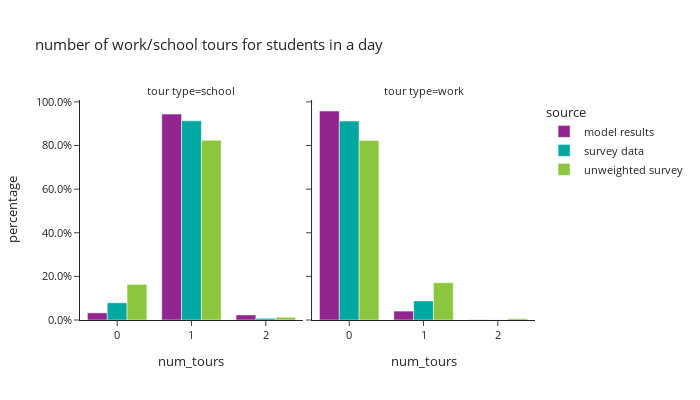

The code cell stored with this chart in its notebook:
### Code cell
# number of mandatory tours
df_plot = s_tour_data[['person_id','source','tour_type','tour_id','hh_weight_2017_2019']].groupby(['person_id','source','tour_type','hh_weight_2017_2019']).count().reset_index()

pivoted = df_plot.pivot(index=['person_id','source','hh_weight_2017_2019'], columns="tour_type", values="tour_id").fillna(0).reset_index()
df_plot = pivoted.melt(id_vars=['person_id','source','hh_weight_2017_2019'], var_name="tour_type")

df_plot['num_tours'] = df_plot['value']
df_plot['ws_weight'] = df_plot['hh_weight_2017_2019']
df_plot = df_plot.groupby(['source','tour_type','num_tours'])['ws_weight'].sum().reset_index()
df_plot = df_plot.merge(df_student_count, how='left', on='source')
df_plot['percentage'] = df_plot['ws_weight']/df_plot['hh_weight_2017_2019']

fig = px.bar(df_plot, x="num_tours", y="percentage", color="source",barmode="group",
             facet_col="tour_type",facet_row_spacing=0.2,
             title="number of work/school tours for students in a day")
fig.for_each_annotation(lambda a: a.update(text="tour type="+a.text.split("=")[-1]))
fig.update_layout(height=400, width=700)
fig.update_yaxes(tickformat=".1%")
fig.show()

### Figure 1 — Plotly figure (JSON) as saved in the notebook; plotly's stock layout.template omitted (floating-point values rounded to 4 significant figures)
{"data": [{"alignmentgroup": "True", "hovertemplate": "source=model results<br>tour_type=school<br>num_tours=%{x}<br>percentage=%{y}<extra></extra>", "legendgroup": "model results", "marker": {"color": "#91268F", "pattern": {"shape": ""}}, "name": "model results", "offsetgroup": "model results", "orientation": "v", "showlegend": true, "textposition": "auto", "type": "bar", "x": [0.0, 1.0, 2.0], "xaxis": "x", "y": [0.03269, 0.9441, 0.02324], "yaxis": "y"}, {"alignmentgroup": "True", "hovertemplate": "source=model results<br>tour_type=work<br>num_tours=%{x}<br>percentage=%{y}<extra></extra>", "legendgroup": "model results", "marker": {"color": "#91268F", "pattern": {"shape": ""}}, "name": "model results", "offsetgroup": "model results", "orientation": "v", "showlegend": false, "textposition": "auto", "type": "bar", "x": [0.0, 1.0, 2.0], "xaxis": "x2", "y": [0.9582, 0.04088, 0.0009379], "yaxis": "y2"}, {"alignmentgroup": "True", "hovertemplate": "source=survey data<br>tour_type=school<br>num_tours=%{x}<br>percentage=%{y}<extra></extra>", "legendgroup": "survey data", "marker": {"color": "#00A7A0", "pattern": {"shape": ""}}, "name": "survey data", "offsetgroup": "survey data", "orientation": "v", "showlegend": true, "textposition": "auto", "type": "bar", "x": [0.0, 1.0, 2.0], "xaxis": "x", "y": [0.07902, 0.9134, 0.007614], "yaxis": "y"}, {"alignmentgroup": "True", "hovertemplate": "source=survey data<br>tour_type=work<br>num_tours=%{x}<br>percentage=%{y}<extra></extra>", "legendgroup": "survey data", "marker": {"color": "#00A7A0", "pattern": {"shape": ""}}, "name": "survey data", "offsetgroup": "survey data", "orientation": "v", "showlegend": false, "textposition": "auto", "type": "bar", "x": [0.0, 1.0, 2.0], "xaxis": "x2", "y": [0.9122, 0.08748, 0.0003034], "yaxis": "y2"}, {"alignmentgroup": "True", "hovertemplate": "source=unweighted survey<br>tour_type=school<br>num_tours=%{x}<br>percentage=%{y}<extra></extra>", "legendgroup": "unweighted survey", "marker": {"color": "#8CC63E", "pattern": {"shape": ""}}, "name": "unweighted survey", "offsetgroup": "unweighted survey", "orientation": "v", "showlegend": true, "textposition": "auto", "type": "bar", "x": [0.0, 1.0, 2.0], "xaxis": "x", "y": [0.1633, 0.8241, 0.01256], "yaxis": "y"}, {"alignmentgroup": "True", "hovertemplate": "source=unweighted survey<br>tour_type=work<br>num_tours=%{x}<br>percentage=%{y}<extra></extra>", "legendgroup": "unweighted survey", "marker": {"color": "#8CC63E", "pattern": {"shape": ""}}, "name": "unweighted survey", "offsetgroup": "unweighted survey", "orientation": "v", "showlegend": false, "textposition": "auto", "type": "bar", "x": [0.0, 1.0, 2.0], "xaxis": "x2", "y": [0.8229, 0.1709, 0.006281], "yaxis": "y2"}], "layout": {"annotations": [{"font": {}, "showarrow": false, "text": "tour type=school", "x": 0.245, "xanchor": "center", "xref": "paper", "y": 1.0, "yanchor": "bottom", "yref": "paper"}, {"font": {}, "showarrow": false, "text": "tour type=work", "x": 0.755, "xanchor": "center", "xref": "paper", "y": 1.0, "yanchor": "bottom", "yref": "paper"}], "barmode": "group", "height": 400, "legend": {"title": {"text": "source"}, "tracegroupgap": 0}, "title": {"text": "number of work/school tours for students in a day"}, "width": 700, "xaxis": {"anchor": "y", "domain": [0.0, 0.49], "title": {"text": "num_tours"}}, "xaxis2": {"anchor": "y2", "domain": [0.51, 1.0], "matches": "x", "title": {"text": "num_tours"}}, "yaxis": {"anchor": "x", "domain": [0.0, 1.0], "tickformat": ".1%", "title": {"text": "percentage"}}, "yaxis2": {"anchor": "x2", "domain": [0.0, 1.0], "matches": "y", "showticklabels": false, "tickformat": ".1%"}}}
